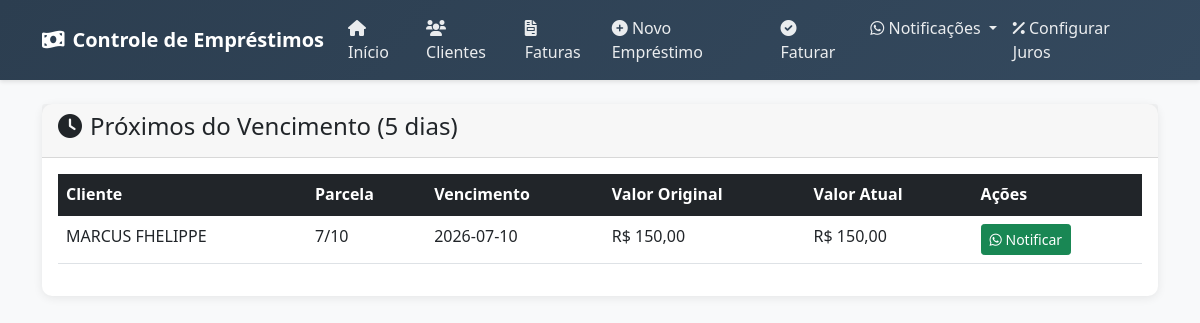
The page /proximos_vencimento on the database its author committed.
### tables this page shows
CREATE TABLE parcelas (
            id INTEGER PRIMARY KEY AUTOINCREMENT,
            emprestimo_id INTEGER NOT NULL,
            numero INTEGER NOT NULL,
            valor_original REAL NOT NULL,
            valor REAL NOT NULL,
            data_vencimento DATE NOT NULL,
            data_pagamento DATE,
            status TEXT DEFAULT 'pendente',
            dias_atraso INTEGER DEFAULT 0,
            juros_vencimento_aplicado REAL DEFAULT 0,
            notificacao_enviada INTEGER DEFAULT 0,
            data_notificacao DATETIME,
            FOREIGN KEY (emprestimo_id) REFERENCES emprestimos (id)
        );

CREATE TABLE clientes (
            id INTEGER PRIMARY KEY AUTOINCREMENT,
            nome TEXT NOT NULL,
            telefone TEXT,
            email TEXT,
            data_cadastro DATE DEFAULT CURRENT_DATE,
            notificacoes_ativas INTEGER DEFAULT 1,
            dias_antecedencia_notificacao INTEGER DEFAULT 3
        );

### app.py (the view)
@app.route('/proximos_vencimento')
def proximos_vencimento():
    conn = get_db()
    cursor = conn.cursor()
    data_limite = (datetime.now() + timedelta(days=5)).strftime('%Y-%m-%d')
    cursor.execute('''
        SELECT DISTINCT c.*,
               p.id as parcela_id,
               p.data_vencimento,
               p.valor_original,
               p.valor as valor_atual,
               p.juros_vencimento_aplicado,
               p.numero,
               e.valor as valor_emprestimo,
               e.quantidade_parcelas,
               e.juros_vencimento
        FROM parcelas p
        JOIN emprestimos e ON p.emprestimo_id = e.id
        JOIN clientes c ON e.cliente_id = c.id
        WHERE p.status = 'pendente'
        AND p.data_vencimento <= ?
        AND p.data_vencimento >= DATE('now')
        ORDER BY p.data_vencimento
    ''', (data_limite,))
    clientes = cursor.fetchall()
    conn.close()
    return render_template('proximos_vencimento.html',
                         clientes=clientes,
                         formatar_moeda=formatar_moeda)

### app.py (called while the page is built)
@app.context_processor
def inject_now():
    return {'now': datetime.now()}

def formatar_moeda(valor):
    try:
        return f"R$ {valor:,.2f}".replace(",", "X").replace(".", ",").replace("X", ".")
    except:
        return "R$ 0,00"

### database.py (called while the page is built)
def get_db():
    conn = sqlite3.connect('emprestimos.db', timeout=10)
    conn.execute('PRAGMA journal_mode=WAL')
    conn.row_factory = sqlite3.Row
    return conn

### templates/proximos_vencimento.html
{% extends "base.html" %}
{% block content %}
<div class="card">
  <div class="card-header"><h4><i class="fas fa-clock me-2"></i>Próximos do Vencimento (5 dias)</h4></div>
  <div class="card-body">
    <table class="table table-hover">
      <thead class="table-dark">
        <tr><th>Cliente</th><th>Parcela</th><th>Vencimento</th><th>Valor Original</th><th>Valor Atual</th><th>Ações</th></tr>
      </thead>
      <tbody>
        {% for c in clientes %}
        <tr>
          <td>{{ c.nome }}</td>
          <td>{{ c.numero }}/{{ c.quantidade_parcelas }}</td>
          <td>{{ c.data_vencimento }}</td>
          <td>{{ formatar_moeda(c.valor_original) }}</td>
          <td>{{ formatar_moeda(c.valor_atual) }}</td>
          <td>
            <form action="/enviar_notificacao_individual/{{ c.parcela_id }}" method="POST" style="display:inline">
              <button type="submit" class="btn btn-success btn-sm"><i class="fab fa-whatsapp"></i> Notificar</button>
            </form>
          </td>
        </tr>
        {% else %}
        <tr><td colspan="6" class="text-center">Nenhum cliente próximo do vencimento</td></tr>
        {% endfor %}
      </tbody>
    </table>
  </div>
</div>
{% endblock %}

### templates/base.html (style rules this page uses)
body { background-color: #f8f9fa; }
.card { border: none; border-radius: 10px; box-shadow: 0 2px 10px rgba(0,0,0,.08); margin-bottom: 1rem; }

### rows shown on the page
parcelas: nome "MARCUS FHELIPPE", numero "7", quantidade_parcelas "10", data_vencimento "2026-07-10", valor_original "R$ 150,00", valor "R$ 150,00"
